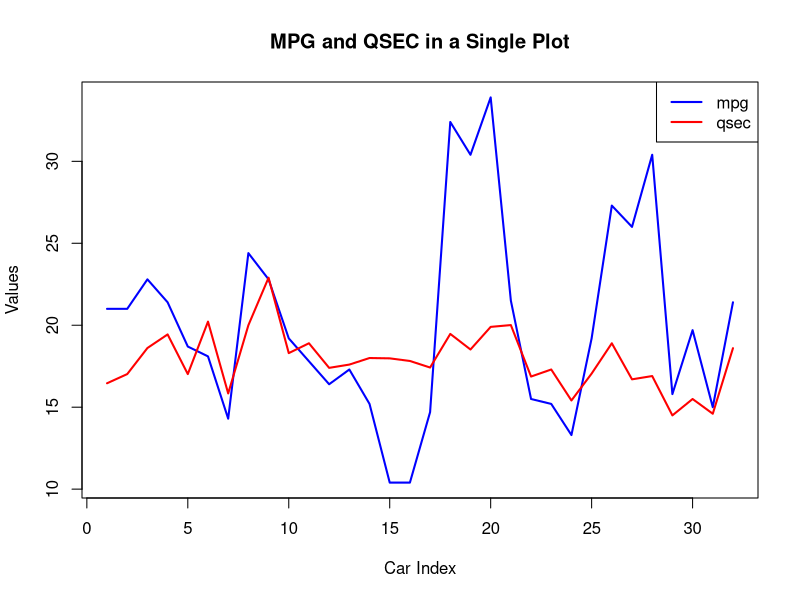

Reproduce this figure in R.
# Multiple line chart using mtcars

plot(mtcars$mpg,
     type = "l",
     col = "blue",
     lwd = 2,
     ylim = range(c(mtcars$mpg, mtcars$qsec)),
     xlab = "Car Index",
     ylab = "Values",
     main = "MPG and QSEC in a Single Plot")

lines(mtcars$qsec,
      col = "red",
      lwd = 2)

legend("topright",
       legend = c("mpg", "qsec"),
       col = c("blue", "red"),
       lty = 1,
       lwd = 2)
